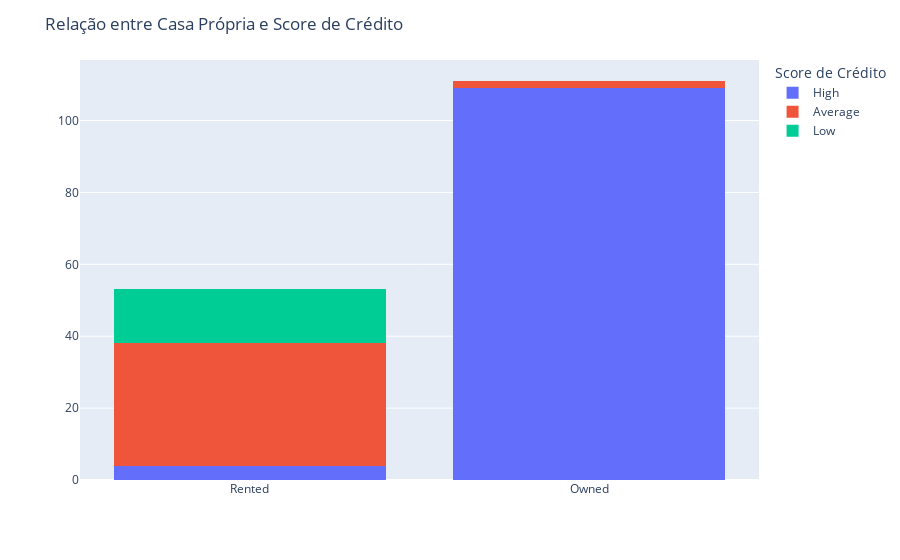

The notebook cell this image was saved under:
### Code cell
fig = px.histogram(df, x='Home Ownership', color='Credit Score', barmode='stack')

fig.update_layout(title='Relação entre Casa Própria e Score de Crédito',
                  xaxis_title= ' ',
                  yaxis_title= '',
                  legend_title= 'Score de Crédito')
fig.show()

### Figure 1 — Plotly figure (JSON) as saved in the notebook; plotly's stock layout.template omitted (floating-point values rounded to 4 significant figures)
{"data": [{"bingroup": "x", "hovertemplate": "Credit Score=High<br>Home Ownership=%{x}<br>count=%{y}<extra></extra>", "legendgroup": "High", "marker": {"color": "#636efa", "pattern": {"shape": ""}}, "name": "High", "orientation": "v", "showlegend": true, "type": "histogram", "x": ["Rented", "Owned", "Owned", "Owned", "Owned", "Owned", "Owned", "Owned", "Owned", "Owned", "Owned", "Owned", "Owned", "Owned", "Owned", "Owned", "Owned", "Owned", "Owned", "Owned", "Owned", "Owned", "Owned", "Owned", "Owned", "Owned", "Owned", "Owned", "Owned", "Owned", "Owned", "Owned", "Owned", "Owned", "Owned", "Owned", "Owned", "Owned", "Owned", "Owned", "Owned", "Owned", "Owned", "Owned", "Owned", "Owned", "Owned", "Owned", "Owned", "Owned", "Owned", "Owned", "Owned", "Owned", "Owned", "Owned", "Owned", "Owned", "Owned", "Owned", "Owned", "Owned", "Owned", "Owned", "Owned", "Owned", "Owned", "Owned", "Owned", "Owned", "Owned", "Owned", "Owned", "Owned", "Owned", "Owned", "Owned", "Owned", "Owned", "Owned", "Owned", "Owned", "Owned", "Owned", "Owned", "Owned", "Owned", "Owned", "Owned", "Owned", "Rented", "Rented", "Rented", "Owned", "Owned", "Owned", "Owned", "Owned", "Owned", "Owned", "Owned", "Owned", "Owned", "Owned", "Owned", "Owned", "Owned", "Owned", "Owned", "Owned", "Owned", "Owned", "Owned"], "xaxis": "x", "yaxis": "y"}, {"bingroup": "x", "hovertemplate": "Credit Score=Average<br>Home Ownership=%{x}<br>count=%{y}<extra></extra>", "legendgroup": "Average", "marker": {"color": "#EF553B", "pattern": {"shape": ""}}, "name": "Average", "orientation": "v", "showlegend": true, "type": "histogram", "x": ["Rented", "Rented", "Rented", "Rented", "Rented", "Rented", "Rented", "Rented", "Rented", "Rented", "Rented", "Rented", "Rented", "Rented", "Rented", "Rented", "Rented", "Rented", "Rented", "Rented", "Rented", "Rented", "Rented", "Rented", "Rented", "Rented", "Rented", "Rented", "Owned", "Owned", "Rented", "Rented", "Rented", "Rented", "Rented", "Rented"], "xaxis": "x", "yaxis": "y"}, {"bingroup": "x", "hovertemplate": "Credit Score=Low<br>Home Ownership=%{x}<br>count=%{y}<extra></extra>", "legendgroup": "Low", "marker": {"color": "#00cc96", "pattern": {"shape": ""}}, "name": "Low", "orientation": "v", "showlegend": true, "type": "histogram", "x": ["Rented", "Rented", "Rented", "Rented", "Rented", "Rented", "Rented", "Rented", "Rented", "Rented", "Rented", "Rented", "Rented", "Rented", "Rented"], "xaxis": "x", "yaxis": "y"}], "layout": {"barmode": "stack", "legend": {"title": {"text": "Score de Crédito"}, "tracegroupgap": 0}, "margin": {"t": 60}, "title": {"text": "Relação entre Casa Própria e Score de Crédito"}, "xaxis": {"anchor": "y", "domain": [0, 1], "title": {"text": " "}}, "yaxis": {"anchor": "x", "domain": [0, 1], "title": {"text": ""}}}}
